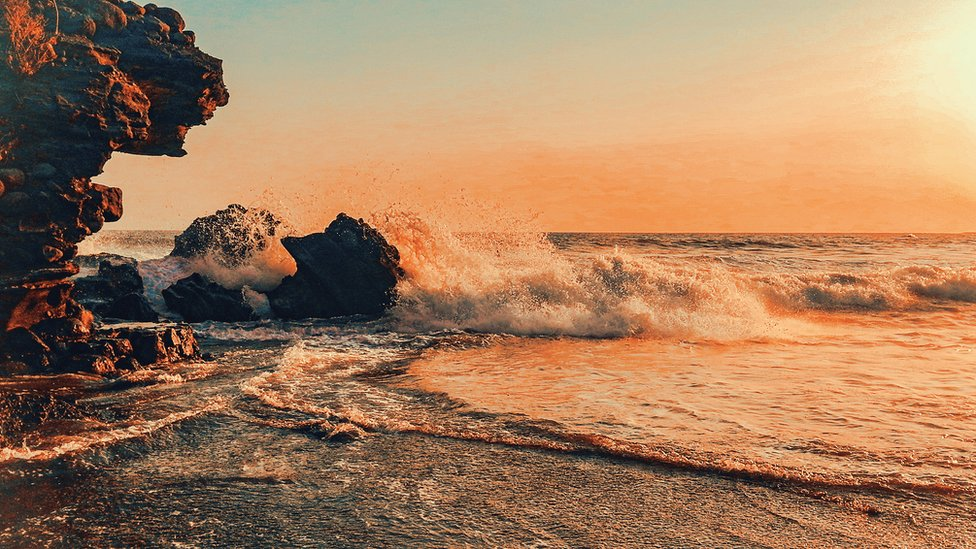
#> input picture LABORATORIOS/3. HISTOGRAMAS - ECUALIZACION/mar.jpg, 976 x 549 px, given in place of the camera
$ jupyter execute equailizacion_video.ipynb
#> lines starting #> are read from the running program, lines starting #| are printed output that depends on the picture
### LABORATORIOS/3. HISTOGRAMAS - ECUALIZACION/PanelControl.py
# --------------------------------------------
# Autor: Ruben Dario Florez Zela
# Fecha: 01 de febrero de 2025
# Descripción: Codigo para realizar concatenacion
#              de imagenes y videos en un panlel
#              didactico e interactivo.
# Contacto: ruben.florez@unsaac.edu.pe
#
# Licencia: MIT
#
# Copyright (c) 2025 Ruben Dario Florez Zela
#
# Permission is hereby granted, free of charge, to any person obtaining a copy
# of this software and associated documentation files (the "Software"), to deal
# in the Software without restriction, including without limitation the rights
# to use, copy, modify, merge, publish, distribute, sublicense, and/or sell
# copies of the Software, and to permit persons to whom the Software is
# furnished to do so, subject to the following conditions:
#
# The above copyright notice and this permission notice shall be included in all
# copies or substantial portions of the Software.
#
# THE SOFTWARE IS PROVIDED "AS IS", WITHOUT WARRANTY OF ANY KIND, EXPRESS OR
# IMPLIED, INCLUDING BUT NOT LIMITED TO THE WARRANTIES OF MERCHANTABILITY,
# FITNESS FOR A PARTICULAR PURPOSE AND NONINFRINGEMENT. IN NO EVENT SHALL THE
# AUTHORS OR COPYRIGHT HOLDERS BE LIABLE FOR ANY CLAIM, DAMAGES OR OTHER
# LIABILITY, WHETHER IN AN ACTION OF CONTRACT, TORT OR OTHERWISE, ARISING FROM,
# OUT OF OR IN CONNECTION WITH THE SOFTWARE OR THE USE OR OTHER DEALINGS IN THE
# SOFTWARE.
# --------------------------------------------

import cv2
import numpy as np

def crear_panel(imagenes, etiquetas, filas, columnas, tamaño_base=200, escala_panel=100):
    ancho_panel = columnas * tamaño_base
    alto_panel = filas * tamaño_base

    total_celdas = filas * columnas
    while len(imagenes) < total_celdas:
        imagenes.append(np.zeros((tamaño_base, tamaño_base, 3), dtype=np.uint8))
        etiquetas.append("no image")

    celdas = []
    for img, etiqueta in zip(imagenes, etiquetas):
        if len(img.shape) == 2:
            img = cv2.cvtColor(img, cv2.COLOR_GRAY2BGR)

        h, w = img.shape[:2]
        escala = min(1.0, tamaño_base/w, tamaño_base/h)
        img_resized = cv2.resize(img, (0,0), fx=escala, fy=escala)

        canvas = np.zeros((tamaño_base, tamaño_base, 3), dtype=np.uint8)

        y_offset = (tamaño_base - img_resized.shape[0]) // 2
        x_offset = (tamaño_base - img_resized.shape[1]) // 2
        canvas[y_offset:y_offset+img_resized.shape[0],
               x_offset:x_offset+img_resized.shape[1]] = img_resized

        cv2.putText(canvas, etiqueta, (10, 20),
                   cv2.FONT_HERSHEY_SIMPLEX, 0.5, (0,255,0), 1)

        celdas.append(canvas)

    panel_filas = []
    for i in range(0, len(celdas), columnas):
        fila = np.hstack(celdas[i:i+columnas])
        panel_filas.append(fila)

    panel = np.vstack(panel_filas[:filas])

    if escala_panel != 100:
        panel = cv2.resize(panel, (0,0),
                          fx=escala_panel/100,
                          fy=escala_panel/100)

    return panel

### LABORATORIOS/3. HISTOGRAMAS - ECUALIZACION/equailizacion_video.ipynb
[cell 1]
import cv2
import matplotlib.pyplot as plt
import numpy as np
from PanelControl import *

[cell 2]
# Importando el video
vid = cv2.VideoCapture(0)


while True :
    _, frame = vid.read()
#> frame is the input picture: shape (549, 976, 3); mean B, G, R 93.8, 125.8, 164.6

    # Lectura de un CLAHE

    clahe = cv2.createCLAHE(clipLimit=20.0, tileGridSize=(16, 16))

    # Aplicando CLAHE

    # HSV
    frame1 = cv2.cvtColor(frame, cv2.COLOR_BGR2HSV)
#> frame1: shape (549, 976, 3); mean H, S, V 25.9, 113.5, 166.4
    frame1[:,:, 2] = clahe.apply(frame1[:, :, 2])
#> frame1: shape (549, 976, 3); mean H, S, V 25.9, 113.5, 139
    frame_eq1 = cv2.cvtColor(frame1, cv2.COLOR_HSV2BGR)
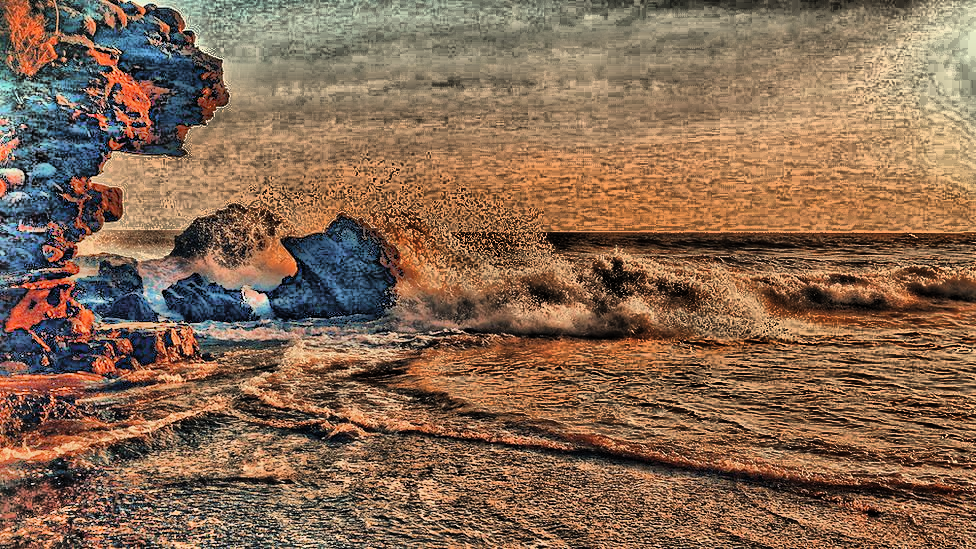
#> frame_eq1: shape (549, 976, 3); mean B, G, R 81.8, 105.1, 135.1

    # YCrCb
    frame2 = cv2.cvtColor(frame, cv2.COLOR_BGR2YCrCb)
#> frame2: shape (549, 976, 3); mean of channels 0, 1, 2 133.7, 150, 105.4
    frame2[:,:, 0] = clahe.apply(frame2[:, :, 0])
#> frame2: shape (549, 976, 3); mean of channels 0, 1, 2 137.4, 150, 105.4
    frame_eq2 = cv2.cvtColor(frame2, cv2.COLOR_YCrCb2BGR)
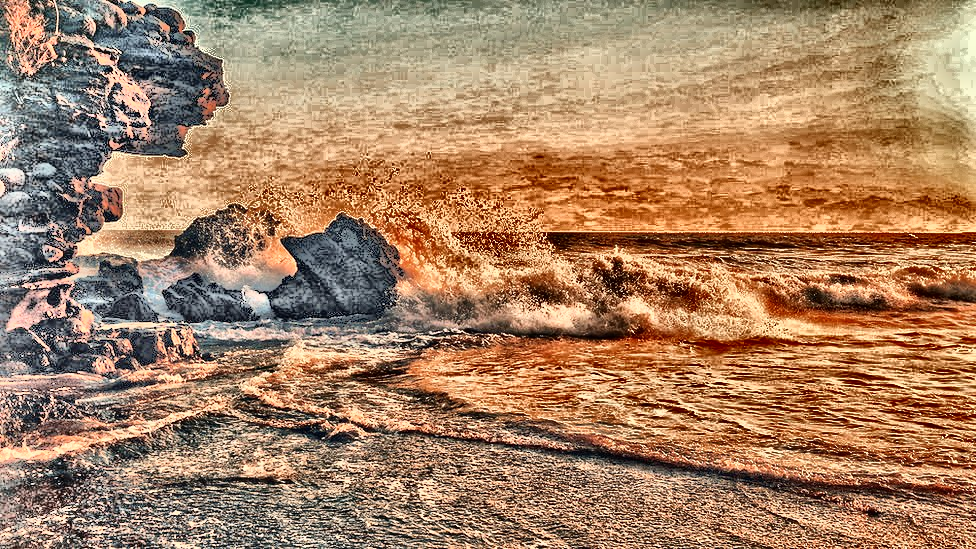
#> frame_eq2: shape (549, 976, 3); mean B, G, R 98.8, 129.5, 166

    # YUV
    frame3 = cv2.cvtColor(frame, cv2.COLOR_BGR2YUV)
#> frame3: shape (549, 976, 3); mean of channels 0, 1, 2 133.7, 108.3, 155
    frame3[:,:, 0] = clahe.apply(frame3[:, :, 0])
#> frame3: shape (549, 976, 3); mean of channels 0, 1, 2 137.4, 108.3, 155
    frame_eq3 = cv2.cvtColor(frame3, cv2.COLOR_YUV2BGR)

    # Archivo de configuración
    config = {
        'imagenes' : [frame, frame_eq1, frame_eq2, frame_eq3],
        'etiquetas' : ["Original", "Eq. HSV", "Eq. YCrCb", "Eq. YUV"],
        'filas': 2,
        'columnas': 2,
        'tamaño_base' : 500,
        'escala_panel' : 100
    }

    # Configuración

    panel = crear_panel(**config)
#> after the loop in crear_panel, `while len(imagenes) < total_celdas:`: etiquetas = ['Original', 'Eq. HSV', 'Eq. YCrCb', 'Eq. YUV']; imagenes = 4 items
#> the loop in crear_panel, `for img, etiqueta in zip(imagenes, etiquetas):` made 4 passes
#> pass 1, in crear_panel, `img_resized = cv2.resize(img, (0,0), fx=escala, fy=escala)`:
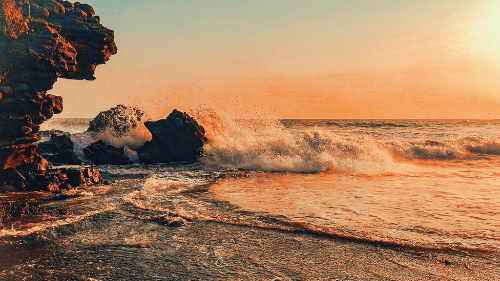
#> img_resized: shape (281, 500, 3); mean B, G, R 93.7, 125.7, 164.5
#> pass 2, in crear_panel, `img_resized = cv2.resize(img, (0,0), fx=escala, fy=escala)`:
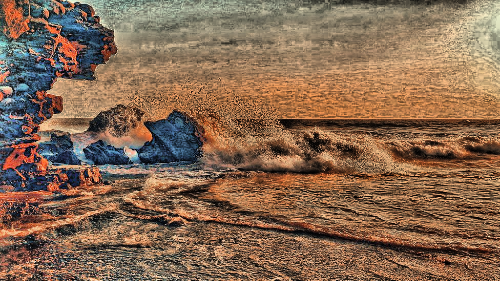
#> img_resized: shape (281, 500, 3); mean B, G, R 81.6, 104.9, 135
#> pass 3, in crear_panel, `img_resized = cv2.resize(img, (0,0), fx=escala, fy=escala)`:
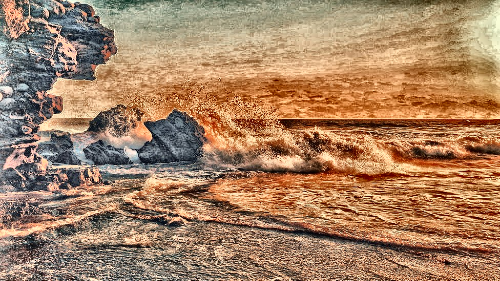
#> img_resized: shape (281, 500, 3); mean B, G, R 98.7, 129.4, 165.9
#> after the loop in crear_panel, `for img, etiqueta in zip(imagenes, etiquetas):`:
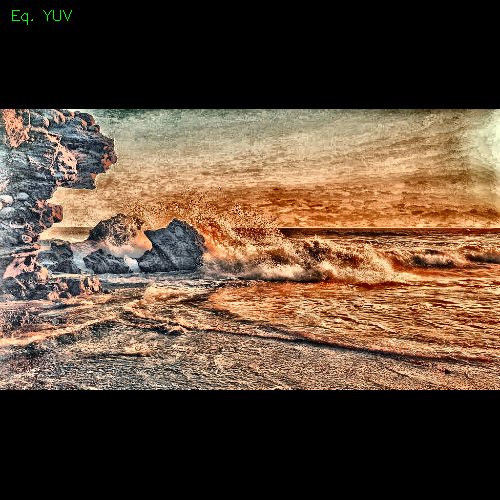
#> canvas: shape (500, 500, 3); mean B, G, R 55.5, 72.8, 93.2
#> the loop in crear_panel, `for i in range(0, len(celdas), columnas):` made 2 passes
#> pass 1, in crear_panel, `fila = np.hstack(celdas[i:i+columnas])`:
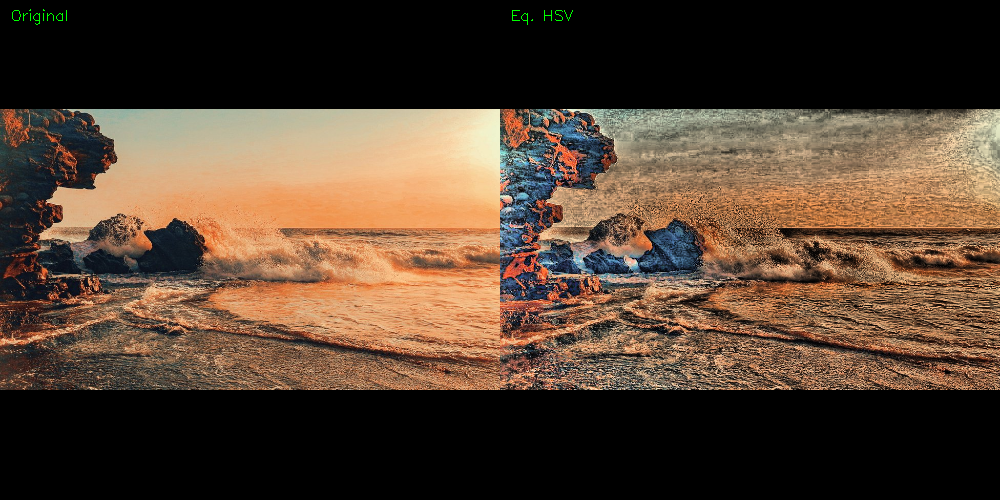
#> fila: shape (500, 1000, 3); mean of channels 0, 1, 2 49.3, 64.9, 84.2; drawn as B, G, R
#> pass 2, in crear_panel, `fila = np.hstack(celdas[i:i+columnas])`:
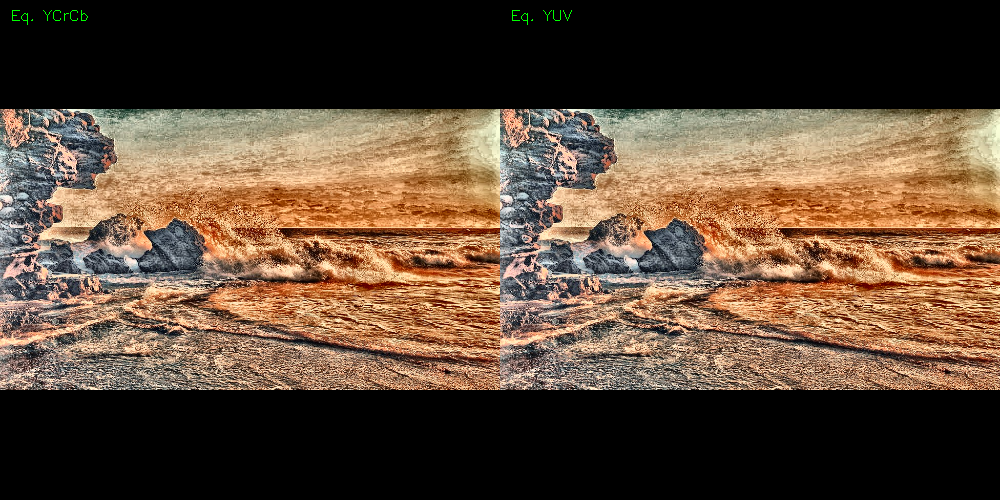
#> fila: shape (500, 1000, 3); mean of channels 0, 1, 2 55.5, 72.9, 93.2; drawn as B, G, R
#> after the loop in crear_panel, `for i in range(0, len(celdas), columnas):`: panel_filas = 2 items
#> in crear_panel, `panel = np.vstack(panel_filas[:filas])`:
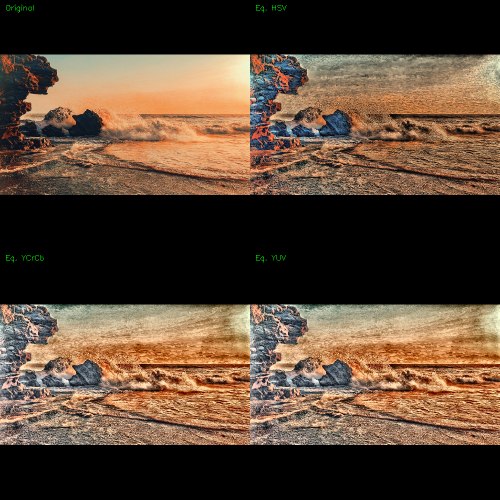
#> panel: shape (1000, 1000, 3) (shown at 1/2 size); mean of channels 0, 1, 2 52.4, 68.9, 88.7; drawn as B, G, R
    cv2.imshow('Panel', panel)
    # Cerrar el video
    if cv2.waitKey(1) & 0xFF == 27 :
#> (key Esc is pressed here)
        break

vid.release()
cv2.destroyAllWindows()

$ run again, on LABORATORIOS/3. HISTOGRAMAS - ECUALIZACION/paisaje.jpg
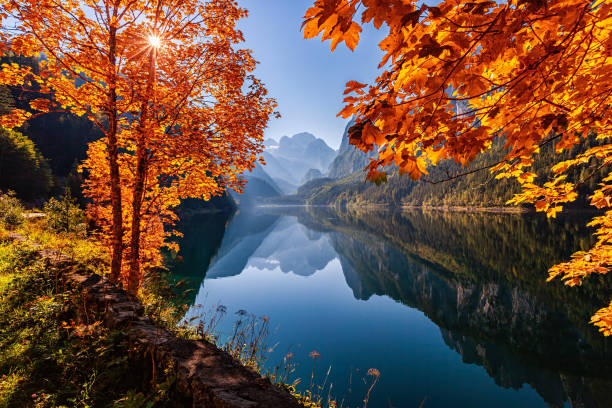
#> input picture LABORATORIOS/3. HISTOGRAMAS - ECUALIZACION/paisaje.jpg, 612 x 408 px, given in place of the camera
#> frame is the input picture: shape (408, 612, 3); mean B, G, R 62.8, 78, 106.5
#> after the loop in crear_panel, `while len(imagenes) < total_celdas:`: etiquetas = ['Original', 'Eq. HSV', 'Eq. YCrCb', 'Eq. YUV']; imagenes = 4 items
#> the loop in crear_panel, `for img, etiqueta in zip(imagenes, etiquetas):` made 4 passes
#> after the loop in crear_panel, `for img, etiqueta in zip(imagenes, etiquetas):`:
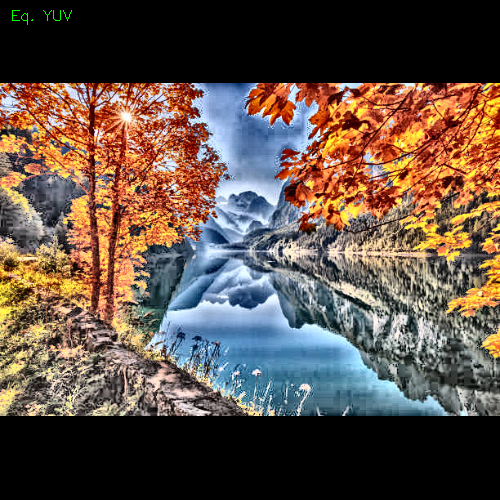
#> canvas: shape (500, 500, 3); mean B, G, R 70.9, 80.7, 96.7
#> the loop in crear_panel, `for i in range(0, len(celdas), columnas):` made 2 passes
#> after the loop in crear_panel, `for i in range(0, len(celdas), columnas):`: panel_filas = 2 items
#> in crear_panel, `panel = np.vstack(panel_filas[:filas])`:
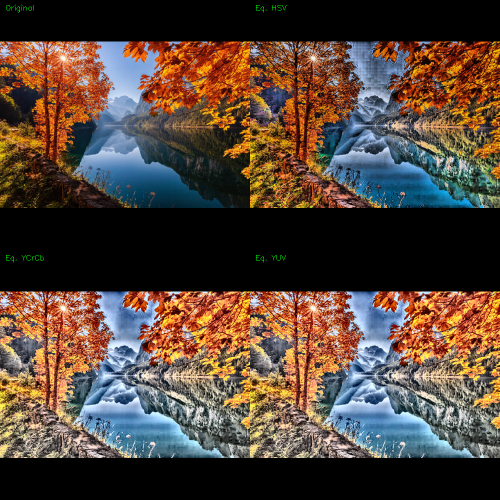
#> panel: shape (1000, 1000, 3) (shown at 1/2 size); mean of channels 0, 1, 2 57.2, 67.6, 83.8; drawn as B, G, R
